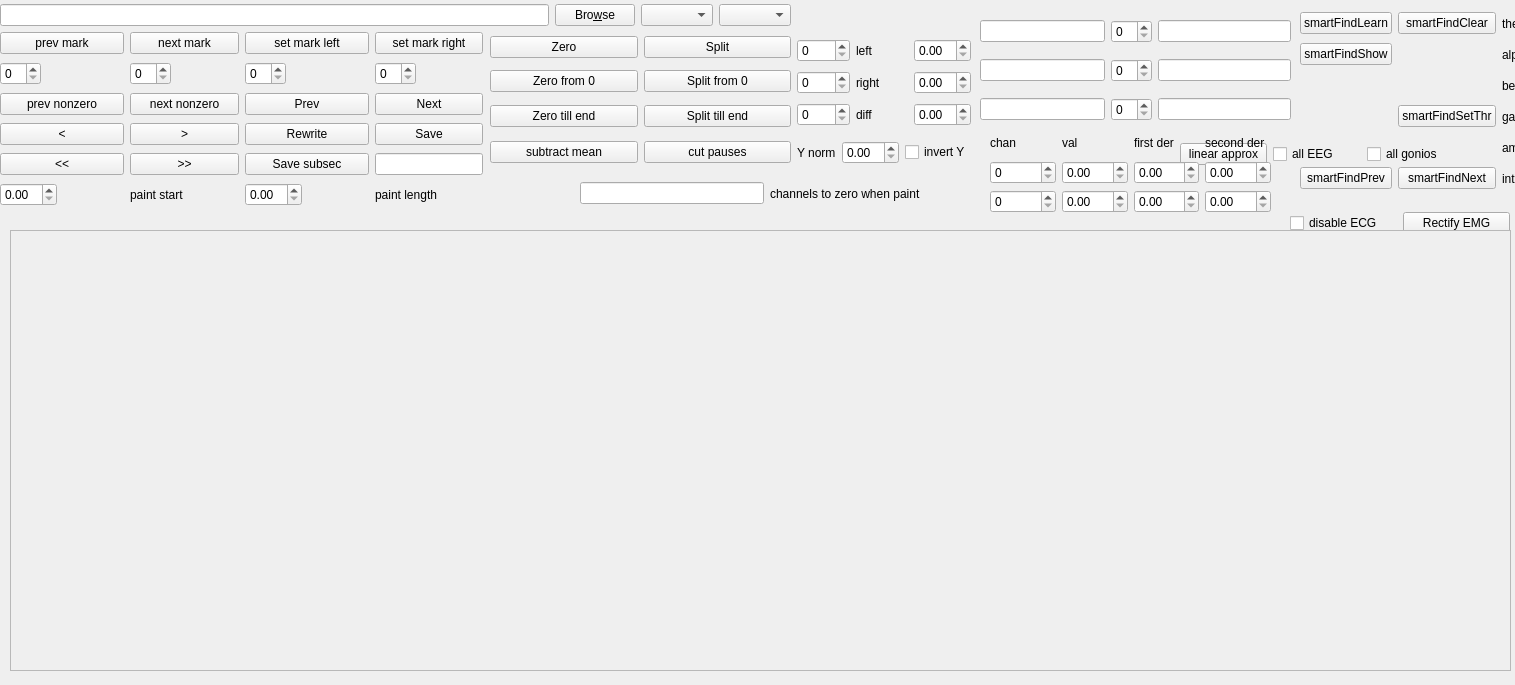
<?xml version="1.0" encoding="UTF-8"?>
<ui version="4.0">
 <class>Cut</class>
 <widget class="QWidget" name="Cut">
  <property name="geometry">
   <rect>
    <x>0</x>
    <y>0</y>
    <width>1515</width>
    <height>685</height>
   </rect>
  </property>
  <property name="minimumSize">
   <size>
    <width>800</width>
    <height>650</height>
   </size>
  </property>
  <property name="windowTitle">
   <string>Form</string>
  </property>
  <widget class="QLabel" name="picLabel">
   <property name="geometry">
    <rect>
     <x>20</x>
     <y>320</y>
     <width>261</width>
     <height>131</height>
    </rect>
   </property>
   <property name="text">
    <string>TextLabel</string>
   </property>
  </widget>
  <widget class="QScrollArea" name="scrollArea">
   <property name="geometry">
    <rect>
     <x>10</x>
     <y>230</y>
     <width>1501</width>
     <height>441</height>
    </rect>
   </property>
   <property name="sizePolicy">
    <sizepolicy hsizetype="Expanding" vsizetype="Ignored">
     <horstretch>0</horstretch>
     <verstretch>0</verstretch>
    </sizepolicy>
   </property>
   <property name="baseSize">
    <size>
     <width>0</width>
     <height>0</height>
    </size>
   </property>
   <property name="verticalScrollBarPolicy">
    <enum>Qt::ScrollBarAlwaysOff</enum>
   </property>
   <property name="horizontalScrollBarPolicy">
    <enum>Qt::ScrollBarAsNeeded</enum>
   </property>
   <property name="sizeAdjustPolicy">
    <enum>QAbstractScrollArea::AdjustIgnored</enum>
   </property>
   <property name="widgetResizable">
    <bool>true</bool>
   </property>
   <property name="alignment">
    <set>Qt::AlignJustify|Qt::AlignVCenter</set>
   </property>
   <widget class="QWidget" name="scrollAreaWidgetContents">
    <property name="geometry">
     <rect>
      <x>0</x>
      <y>0</y>
      <width>1499</width>
      <height>439</height>
     </rect>
    </property>
   </widget>
  </widget>
  <widget class="QWidget" name="layoutWidget">
   <property name="geometry">
    <rect>
     <x>0</x>
     <y>0</y>
     <width>791</width>
     <height>30</height>
    </rect>
   </property>
   <layout class="QHBoxLayout" name="browseLayout">
    <item>
     <widget class="QLineEdit" name="lineEdit"/>
    </item>
    <item>
     <widget class="QPushButton" name="browseButton">
      <property name="text">
       <string>Bro&amp;wse</string>
      </property>
     </widget>
    </item>
    <item>
     <widget class="QComboBox" name="subdirComboBox"/>
    </item>
    <item>
     <widget class="QComboBox" name="suffixComboBox"/>
    </item>
   </layout>
  </widget>
  <widget class="QWidget" name="layoutWidget">
   <property name="geometry">
    <rect>
     <x>1290</x>
     <y>210</y>
     <width>220</width>
     <height>121</height>
    </rect>
   </property>
   <layout class="QGridLayout" name="iitpGridLayout">
    <item row="3" column="0">
     <widget class="QPushButton" name="iitpAutoJumpPushButton">
      <property name="text">
       <string>IITP jump</string>
      </property>
     </widget>
    </item>
    <item row="0" column="0">
     <widget class="QCheckBox" name="iitpDisableEcgCheckBox">
      <property name="text">
       <string>disable ECG</string>
      </property>
     </widget>
    </item>
    <item row="2" column="1">
     <widget class="QCheckBox" name="iitpByEegCheckBox">
      <property name="text">
       <string>by EEG</string>
      </property>
     </widget>
    </item>
    <item row="1" column="0">
     <widget class="QPushButton" name="iitpSaveNewNumPushButton">
      <property name="text">
       <string>save newNum</string>
      </property>
     </widget>
    </item>
    <item row="1" column="1">
     <widget class="QSpinBox" name="iitpSaveNewNumSpinBox"/>
    </item>
    <item row="3" column="1">
     <widget class="QPushButton" name="iitpAutoCorrPushButton">
      <property name="text">
       <string>IITP corr</string>
      </property>
     </widget>
    </item>
    <item row="2" column="0">
     <widget class="QPushButton" name="iitpManualPushButton">
      <property name="text">
       <string>IITP manual</string>
      </property>
     </widget>
    </item>
    <item row="0" column="1">
     <widget class="QPushButton" name="iitpRectifyEmgPushButton">
      <property name="text">
       <string>Rectify EMG</string>
      </property>
     </widget>
    </item>
   </layout>
  </widget>
  <widget class="QWidget" name="layoutWidget">
   <property name="geometry">
    <rect>
     <x>1180</x>
     <y>140</y>
     <width>274</width>
     <height>28</height>
    </rect>
   </property>
   <layout class="QHBoxLayout" name="linearApproxHorLayout">
    <item>
     <widget class="QPushButton" name="linearApproxPushButton">
      <property name="text">
       <string>linear approx</string>
      </property>
     </widget>
    </item>
    <item>
     <widget class="QCheckBox" name="linearApproxAllEegCheckBox">
      <property name="text">
       <string>all EEG</string>
      </property>
     </widget>
    </item>
    <item>
     <widget class="QCheckBox" name="linearApproxAllGoniosCheckBox">
      <property name="text">
       <string>all gonios</string>
      </property>
     </widget>
    </item>
   </layout>
  </widget>
  <widget class="QWidget" name="layoutWidget">
   <property name="geometry">
    <rect>
     <x>990</x>
     <y>130</y>
     <width>281</width>
     <height>83</height>
    </rect>
   </property>
   <layout class="QGridLayout" name="derivativesGridLayout">
    <item row="0" column="0">
     <widget class="QLabel" name="label_12">
      <property name="text">
       <string>chan</string>
      </property>
     </widget>
    </item>
    <item row="0" column="2">
     <widget class="QLabel" name="label_5">
      <property name="text">
       <string>first der</string>
      </property>
     </widget>
    </item>
    <item row="0" column="3">
     <widget class="QLabel" name="label_8">
      <property name="text">
       <string>second der</string>
      </property>
     </widget>
    </item>
    <item row="1" column="0">
     <widget class="QSpinBox" name="derivChan1SpinBox"/>
    </item>
    <item row="1" column="1">
     <widget class="QDoubleSpinBox" name="derivVal1SpinBox"/>
    </item>
    <item row="1" column="2">
     <widget class="QDoubleSpinBox" name="derivFirst1SpinBox"/>
    </item>
    <item row="1" column="3">
     <widget class="QDoubleSpinBox" name="derivSecond1SpinBox"/>
    </item>
    <item row="2" column="0">
     <widget class="QSpinBox" name="derivChan2SpinBox"/>
    </item>
    <item row="2" column="1">
     <widget class="QDoubleSpinBox" name="derivVal2SpinBox"/>
    </item>
    <item row="2" column="2">
     <widget class="QDoubleSpinBox" name="derivFirst2SpinBox"/>
    </item>
    <item row="2" column="3">
     <widget class="QDoubleSpinBox" name="derivSecond2SpinBox"/>
    </item>
    <item row="0" column="1">
     <widget class="QLabel" name="label_4">
      <property name="text">
       <string>val</string>
      </property>
     </widget>
    </item>
   </layout>
  </widget>
  <widget class="QWidget" name="layoutWidget">
   <property name="geometry">
    <rect>
     <x>490</x>
     <y>30</y>
     <width>481</width>
     <height>140</height>
    </rect>
   </property>
   <layout class="QGridLayout" name="gridLayout_2">
    <item row="0" column="0">
     <widget class="QPushButton" name="zeroButton">
      <property name="text">
       <string>Zero</string>
      </property>
     </widget>
    </item>
    <item row="0" column="1">
     <widget class="QPushButton" name="splitButton">
      <property name="text">
       <string>Split</string>
      </property>
     </widget>
    </item>
    <item row="1" column="0">
     <widget class="QPushButton" name="zeroFromZeroPushButton">
      <property name="text">
       <string>Zero from 0</string>
      </property>
     </widget>
    </item>
    <item row="1" column="1">
     <widget class="QPushButton" name="splitFromZeroPushButton">
      <property name="text">
       <string>Split from 0</string>
      </property>
     </widget>
    </item>
    <item row="2" column="0">
     <widget class="QPushButton" name="zeroTillEndPushButton">
      <property name="text">
       <string>Zero till end</string>
      </property>
     </widget>
    </item>
    <item row="2" column="1">
     <widget class="QPushButton" name="splitTillEndPushButton">
      <property name="text">
       <string>Split till end</string>
      </property>
     </widget>
    </item>
    <item row="3" column="0">
     <widget class="QPushButton" name="subtractMeansPushButton">
      <property name="text">
       <string>subtract mean</string>
      </property>
     </widget>
    </item>
    <item row="3" column="1">
     <widget class="QPushButton" name="cutPausesPushButton">
      <property name="text">
       <string>cut pauses</string>
      </property>
     </widget>
    </item>
    <item row="3" column="2">
     <layout class="QGridLayout" name="gridLayout_4">
      <item row="0" column="0">
       <widget class="QLabel" name="label">
        <property name="text">
         <string>Y norm</string>
        </property>
       </widget>
      </item>
      <item row="0" column="1">
       <widget class="QDoubleSpinBox" name="yNormDoubleSpinBox"/>
      </item>
      <item row="0" column="2">
       <widget class="QCheckBox" name="yNormInvertCheckBox">
        <property name="text">
         <string>invert Y</string>
        </property>
       </widget>
      </item>
     </layout>
    </item>
    <item row="0" column="2" rowspan="3">
     <layout class="QGridLayout" name="gridLayout">
      <item row="0" column="0">
       <widget class="QSpinBox" name="leftLimitSpinBox"/>
      </item>
      <item row="0" column="1">
       <widget class="QLabel" name="label_13">
        <property name="text">
         <string>left</string>
        </property>
       </widget>
      </item>
      <item row="0" column="2">
       <widget class="QDoubleSpinBox" name="leftTimeSpinBox"/>
      </item>
      <item row="1" column="1">
       <widget class="QLabel" name="label_14">
        <property name="text">
         <string>right</string>
        </property>
       </widget>
      </item>
      <item row="1" column="2">
       <widget class="QDoubleSpinBox" name="rightTimeSpinBox"/>
      </item>
      <item row="2" column="0">
       <widget class="QSpinBox" name="diffLimitSpinBox"/>
      </item>
      <item row="2" column="1">
       <widget class="QLabel" name="label_17">
        <property name="text">
         <string>diff</string>
        </property>
       </widget>
      </item>
      <item row="2" column="2">
       <widget class="QDoubleSpinBox" name="diffTimeSpinBox"/>
      </item>
      <item row="1" column="0">
       <widget class="QSpinBox" name="rightLimitSpinBox"/>
      </item>
     </layout>
    </item>
   </layout>
  </widget>
  <widget class="QWidget" name="layoutWidget">
   <property name="geometry">
    <rect>
     <x>0</x>
     <y>30</y>
     <width>483</width>
     <height>184</height>
    </rect>
   </property>
   <layout class="QGridLayout" name="gridLayout_3">
    <item row="0" column="0" colspan="3">
     <widget class="QPushButton" name="findPrevMarkPushButton">
      <property name="text">
       <string>prev mark</string>
      </property>
     </widget>
    </item>
    <item row="0" column="3" colspan="2">
     <widget class="QPushButton" name="findNextMarkPushButton">
      <property name="text">
       <string>next mark</string>
      </property>
     </widget>
    </item>
    <item row="0" column="5" colspan="3">
     <widget class="QPushButton" name="setMarkLeftPushButton">
      <property name="text">
       <string>set mark left</string>
      </property>
     </widget>
    </item>
    <item row="0" column="8" colspan="2">
     <widget class="QPushButton" name="setMarkRightPushButton">
      <property name="text">
       <string>set mark right</string>
      </property>
     </widget>
    </item>
    <item row="1" column="1" colspan="2">
     <spacer name="horizontalSpacer_5">
      <property name="orientation">
       <enum>Qt::Horizontal</enum>
      </property>
      <property name="sizeHint" stdset="0">
       <size>
        <width>18</width>
        <height>20</height>
       </size>
      </property>
     </spacer>
    </item>
    <item row="1" column="3">
     <widget class="QSpinBox" name="findNextMarkSpinBox"/>
    </item>
    <item row="1" column="4">
     <spacer name="horizontalSpacer_4">
      <property name="orientation">
       <enum>Qt::Horizontal</enum>
      </property>
      <property name="sizeHint" stdset="0">
       <size>
        <width>18</width>
        <height>20</height>
       </size>
      </property>
     </spacer>
    </item>
    <item row="1" column="5">
     <widget class="QSpinBox" name="setMarkLeftSpinBox"/>
    </item>
    <item row="1" column="8">
     <widget class="QSpinBox" name="setMarkRightSpinBox"/>
    </item>
    <item row="1" column="9">
     <spacer name="horizontalSpacer_6">
      <property name="orientation">
       <enum>Qt::Horizontal</enum>
      </property>
      <property name="sizeHint" stdset="0">
       <size>
        <width>18</width>
        <height>20</height>
       </size>
      </property>
     </spacer>
    </item>
    <item row="2" column="0" colspan="3">
     <widget class="QPushButton" name="findPrevNonzeroMarkPushButton">
      <property name="text">
       <string>prev nonzero</string>
      </property>
     </widget>
    </item>
    <item row="2" column="3" colspan="2">
     <widget class="QPushButton" name="findNextNonzeroMarkPushButton">
      <property name="text">
       <string>next nonzero</string>
      </property>
     </widget>
    </item>
    <item row="2" column="5" colspan="3">
     <widget class="QPushButton" name="prevButton">
      <property name="text">
       <string>Prev</string>
      </property>
     </widget>
    </item>
    <item row="2" column="8" colspan="2">
     <widget class="QPushButton" name="nextButton">
      <property name="text">
       <string>Next</string>
      </property>
     </widget>
    </item>
    <item row="3" column="0" colspan="3">
     <widget class="QPushButton" name="backwardStepButton">
      <property name="text">
       <string>&lt;</string>
      </property>
     </widget>
    </item>
    <item row="3" column="3" colspan="2">
     <widget class="QPushButton" name="forwardStepButton">
      <property name="text">
       <string>&gt;</string>
      </property>
     </widget>
    </item>
    <item row="3" column="5" colspan="3">
     <widget class="QPushButton" name="rewriteButton">
      <property name="text">
       <string>Rewrite</string>
      </property>
     </widget>
    </item>
    <item row="3" column="8" colspan="2">
     <widget class="QPushButton" name="saveButton">
      <property name="text">
       <string>Save</string>
      </property>
     </widget>
    </item>
    <item row="4" column="0" colspan="3">
     <widget class="QPushButton" name="backwardFrameButton">
      <property name="text">
       <string>&lt;&lt;</string>
      </property>
     </widget>
    </item>
    <item row="4" column="8" colspan="2">
     <widget class="QLineEdit" name="saveSubsecAddNameLineEdit">
      <property name="sizePolicy">
       <sizepolicy hsizetype="Minimum" vsizetype="Fixed">
        <horstretch>0</horstretch>
        <verstretch>0</verstretch>
       </sizepolicy>
      </property>
     </widget>
    </item>
    <item row="4" column="3" colspan="2">
     <widget class="QPushButton" name="forwardFrameButton">
      <property name="text">
       <string>&gt;&gt;</string>
      </property>
     </widget>
    </item>
    <item row="4" column="5" colspan="3">
     <widget class="QPushButton" name="saveSubsecPushButton">
      <property name="text">
       <string>Save subsec</string>
      </property>
     </widget>
    </item>
    <item row="1" column="6" colspan="2">
     <spacer name="horizontalSpacer_3">
      <property name="orientation">
       <enum>Qt::Horizontal</enum>
      </property>
      <property name="sizeHint" stdset="0">
       <size>
        <width>18</width>
        <height>20</height>
       </size>
      </property>
     </spacer>
    </item>
    <item row="1" column="0">
     <widget class="QSpinBox" name="findPrevMarkSpinBox"/>
    </item>
    <item row="5" column="0" colspan="2">
     <widget class="QDoubleSpinBox" name="paintStartDoubleSpinBox"/>
    </item>
    <item row="5" column="5" colspan="2">
     <widget class="QDoubleSpinBox" name="paintLengthDoubleSpinBox"/>
    </item>
    <item row="5" column="2">
     <spacer name="horizontalSpacer">
      <property name="orientation">
       <enum>Qt::Horizontal</enum>
      </property>
      <property name="sizeHint" stdset="0">
       <size>
        <width>18</width>
        <height>20</height>
       </size>
      </property>
     </spacer>
    </item>
    <item row="5" column="3" colspan="2">
     <widget class="QLabel" name="paintStartLabel">
      <property name="text">
       <string>paint start</string>
      </property>
     </widget>
    </item>
    <item row="5" column="7">
     <spacer name="horizontalSpacer_2">
      <property name="orientation">
       <enum>Qt::Horizontal</enum>
      </property>
      <property name="sizeHint" stdset="0">
       <size>
        <width>18</width>
        <height>20</height>
       </size>
      </property>
     </spacer>
    </item>
    <item row="5" column="8" colspan="2">
     <widget class="QLabel" name="label_6">
      <property name="text">
       <string>paint length</string>
      </property>
     </widget>
    </item>
   </layout>
  </widget>
  <widget class="QWidget" name="layoutWidget">
   <property name="geometry">
    <rect>
     <x>980</x>
     <y>10</y>
     <width>311</width>
     <height>123</height>
    </rect>
   </property>
   <layout class="QGridLayout" name="gridLayout_5">
    <item row="0" column="0">
     <widget class="QLineEdit" name="color1LineEdit">
      <property name="sizePolicy">
       <sizepolicy hsizetype="Fixed" vsizetype="Fixed">
        <horstretch>0</horstretch>
        <verstretch>0</verstretch>
       </sizepolicy>
      </property>
      <property name="minimumSize">
       <size>
        <width>125</width>
        <height>0</height>
       </size>
      </property>
     </widget>
    </item>
    <item row="0" column="1">
     <widget class="QSpinBox" name="color1SpinBox"/>
    </item>
    <item row="0" column="2">
     <widget class="QLineEdit" name="colorChan1LineEdit"/>
    </item>
    <item row="1" column="0">
     <widget class="QLineEdit" name="color2LineEdit">
      <property name="sizePolicy">
       <sizepolicy hsizetype="Fixed" vsizetype="Fixed">
        <horstretch>0</horstretch>
        <verstretch>0</verstretch>
       </sizepolicy>
      </property>
      <property name="minimumSize">
       <size>
        <width>125</width>
        <height>0</height>
       </size>
      </property>
     </widget>
    </item>
    <item row="2" column="1">
     <widget class="QSpinBox" name="color3SpinBox"/>
    </item>
    <item row="1" column="2">
     <widget class="QLineEdit" name="colorChan2LineEdit"/>
    </item>
    <item row="2" column="2">
     <widget class="QLineEdit" name="colorChan3LineEdit"/>
    </item>
    <item row="2" column="0">
     <widget class="QLineEdit" name="color3LineEdit">
      <property name="sizePolicy">
       <sizepolicy hsizetype="Fixed" vsizetype="Fixed">
        <horstretch>0</horstretch>
        <verstretch>0</verstretch>
       </sizepolicy>
      </property>
      <property name="minimumSize">
       <size>
        <width>125</width>
        <height>0</height>
       </size>
      </property>
     </widget>
    </item>
    <item row="1" column="1">
     <widget class="QSpinBox" name="color2SpinBox"/>
    </item>
   </layout>
  </widget>
  <widget class="QWidget" name="layoutWidget">
   <property name="geometry">
    <rect>
     <x>1300</x>
     <y>10</y>
     <width>379</width>
     <height>188</height>
    </rect>
   </property>
   <layout class="QGridLayout" name="smartFindGrid">
    <item row="0" column="0">
     <widget class="QPushButton" name="smartFindLearnPushButton">
      <property name="text">
       <string>smartFindLearn</string>
      </property>
     </widget>
    </item>
    <item row="0" column="1">
     <widget class="QPushButton" name="smartFindClearPushButton">
      <property name="text">
       <string>smartFindClear</string>
      </property>
     </widget>
    </item>
    <item row="0" column="2">
     <widget class="QLabel" name="label_7">
      <property name="text">
       <string>theta</string>
      </property>
     </widget>
    </item>
    <item row="0" column="3">
     <widget class="QDoubleSpinBox" name="smartFindThetaSpinBox"/>
    </item>
    <item row="1" column="0">
     <widget class="QPushButton" name="smartFindShowPushButton">
      <property name="text">
       <string>smartFindShow</string>
      </property>
     </widget>
    </item>
    <item row="1" column="2">
     <widget class="QLabel" name="label_2">
      <property name="text">
       <string>alpha</string>
      </property>
     </widget>
    </item>
    <item row="1" column="3">
     <widget class="QDoubleSpinBox" name="smartFindAlphaSpinBox"/>
    </item>
    <item row="2" column="2">
     <widget class="QLabel" name="label_3">
      <property name="text">
       <string>beta</string>
      </property>
     </widget>
    </item>
    <item row="2" column="3">
     <widget class="QDoubleSpinBox" name="smartFindBetaSpinBox"/>
    </item>
    <item row="3" column="2">
     <widget class="QLabel" name="label_11">
      <property name="text">
       <string>gamma</string>
      </property>
     </widget>
    </item>
    <item row="3" column="3">
     <widget class="QDoubleSpinBox" name="smartFindGammaSpinBox"/>
    </item>
    <item row="4" column="2">
     <widget class="QLabel" name="label_9">
      <property name="text">
       <string>ampl</string>
      </property>
     </widget>
    </item>
    <item row="4" column="3">
     <widget class="QDoubleSpinBox" name="smartFindAmplSpinBox"/>
    </item>
    <item row="5" column="0">
     <widget class="QPushButton" name="smartFindPrevPushButton">
      <property name="text">
       <string>smartFindPrev</string>
      </property>
     </widget>
    </item>
    <item row="5" column="1">
     <widget class="QPushButton" name="smartFindNextPushButton">
      <property name="text">
       <string>smartFindNext</string>
      </property>
     </widget>
    </item>
    <item row="5" column="2">
     <widget class="QLabel" name="label_10">
      <property name="text">
       <string>integral</string>
      </property>
     </widget>
    </item>
    <item row="5" column="3">
     <widget class="QDoubleSpinBox" name="smartFindIntgrlSpinBox"/>
    </item>
    <item row="3" column="1">
     <widget class="QPushButton" name="smartFindSetAbsThrPushButton">
      <property name="text">
       <string>smartFindSetThr</string>
      </property>
     </widget>
    </item>
   </layout>
  </widget>
  <widget class="QWidget" name="">
   <property name="geometry">
    <rect>
     <x>580</x>
     <y>180</y>
     <width>341</width>
     <height>27</height>
    </rect>
   </property>
   <layout class="QHBoxLayout" name="horizontalLayout">
    <item>
     <widget class="QLineEdit" name="zeroChannelsLineEdit"/>
    </item>
    <item>
     <widget class="QLabel" name="label_15">
      <property name="text">
       <string>channels to zero when paint</string>
      </property>
     </widget>
    </item>
   </layout>
  </widget>
  <zorder>layoutWidget</zorder>
  <zorder>layoutWidget</zorder>
  <zorder>picLabel</zorder>
  <zorder>scrollArea</zorder>
  <zorder>layoutWidget</zorder>
  <zorder>layoutWidget</zorder>
  <zorder>layoutWidget</zorder>
  <zorder>layoutWidget</zorder>
  <zorder>layoutWidget</zorder>
  <zorder>layoutWidget</zorder>
  <zorder>layoutWidget</zorder>
 </widget>
 <resources/>
 <connections/>
</ui>
